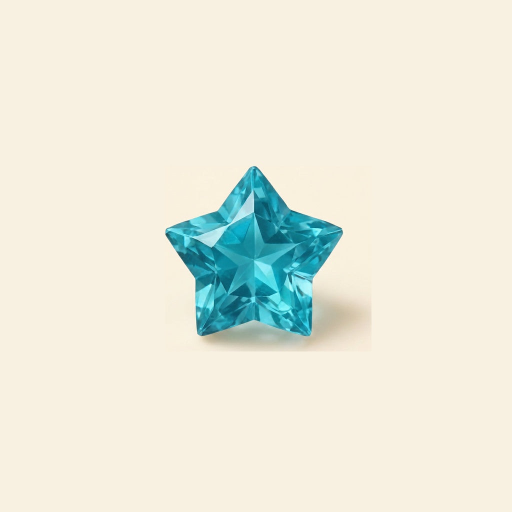
#> input picture assets/products/cozy/aqua-star-crystal-charm.jpg, 1024 x 1024 px (shown at 1/2 size); its folder holds only this picture in this run
$ python normalize_product_backgrounds.py
#> lines starting #> are read from the running program, lines starting #| are printed output that depends on the picture
#> in normalize_image, image is the input picture: PIL image 1024x1024 RGB; mean R, G, B 233.8, 234.6, 220.5
from pathlib import Path

from PIL import Image, ImageFilter, ImageStat


SOURCE_DIR = Path("assets/products/cozy")
OUTPUT_DIR = Path("assets/products/uniform")
TARGET_BG = (255, 250, 247)


def corner_average(image):
    width, height = image.size
#> width = 1024; height = 1024
    size = max(16, min(width, height) // 10)
#> size = 102
    regions = [
        image.crop((0, 0, size, size)),
        image.crop((width - size, 0, width, size)),
        image.crop((0, height - size, size, height)),
        image.crop((width - size, height - size, width, height)),
    ]
    pixels = []
    for region in regions:
        flattened_data = getattr(region, "get_flattened_data", None)
        pixels.extend(flattened_data() if flattened_data else region.getdata())
#> this loop made 4 passes
#> after the loop, pixels = 41616 items
    return tuple(round(sum(channel) / len(pixels)) for channel in zip(*pixels))


def normalize_image(source, output):
    image = Image.open(source).convert("RGB")
    bg = corner_average(image)
#> bg = (248, 241, 225)
    pixels = image.load()
    mask = Image.new("L", image.size, 0)
#> mask: PIL image 1024x1024 L; every value is 0
    mask_pixels = mask.load()

    for y in range(image.height):
        for x in range(image.width):
            r, g, b = pixels[x, y]
            distance = abs(r - bg[0]) + abs(g - bg[1]) + abs(b - bg[2])
            light_background = min(r, g, b) > 178 and max(r, g, b) - min(r, g, b) < 52
            near_corner_background = distance < 86 and min(r, g, b) > 150
            if light_background or near_corner_background:
                mask_pixels[x, y] = 255

    mask = mask.filter(ImageFilter.GaussianBlur(radius=1.2))
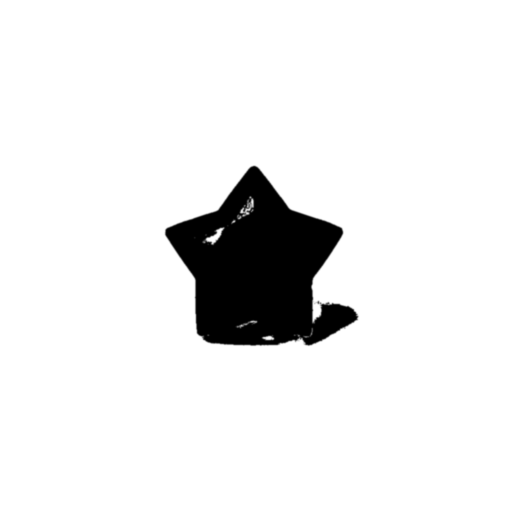
#> mask: PIL image 1024x1024 L (shown at 1/2 size); min 0, max 255, mean 235.5
    solid = Image.new("RGB", image.size, TARGET_BG)
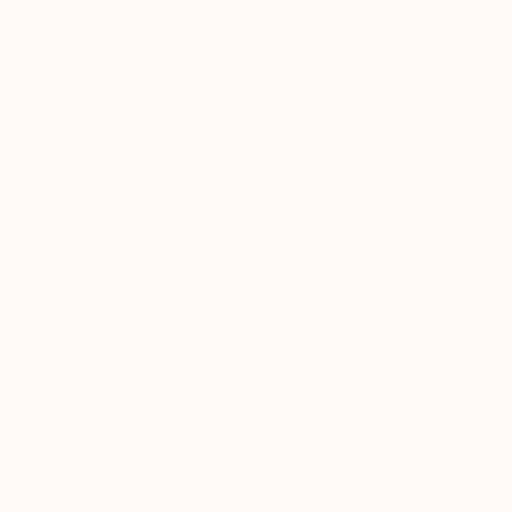
#> solid: PIL image 1024x1024 RGB (shown at 1/2 size); mean R, G, B 255, 250, 247
    normalized = Image.composite(solid, image, mask)
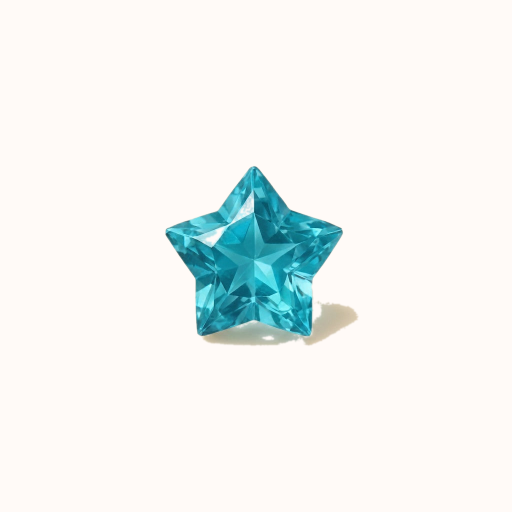
#> normalized: PIL image 1024x1024 RGB (shown at 1/2 size); mean R, G, B 240.6, 243.3, 241.4

    output.parent.mkdir(parents=True, exist_ok=True)
    normalized.save(output, "JPEG", quality=94, optimize=True)


def main():
    count = 0
    for source in sorted(SOURCE_DIR.glob("*.jpg")):
        normalize_image(source, OUTPUT_DIR / source.name)
        count += 1
    print(f"normalized {count} images into {OUTPUT_DIR}")


if __name__ == "__main__":
    main()
